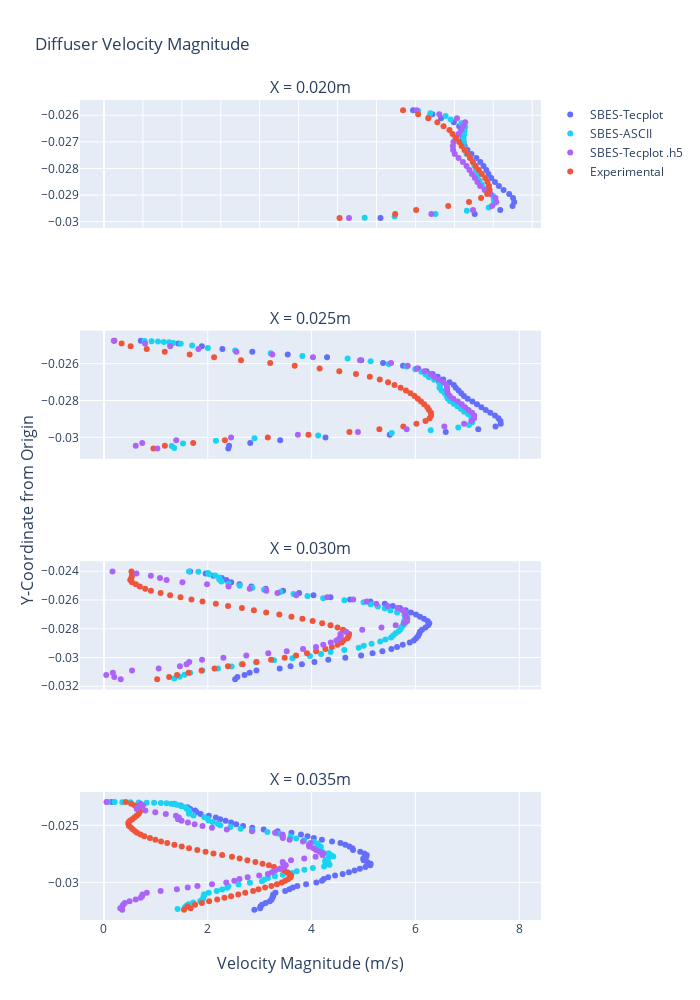

Notebook code for this chart:
### Code cell
color10_16 = ['#636EFA', '#EF553B', '#00CC96', '#AB63FA', '#FFA15A', '#19D3F3', '#FF6692', '#B6E880', '#FF97FF',
              '#FECB52']
fig1 = make_subplots(
    rows=4,
    cols=1,
    shared_xaxes=True,
    x_title="Velocity Magnitude (m/s)",
    y_title="Y-Coordinate from Origin",
    subplot_titles=("X = 0.020m", "X = 0.025m", "X = 0.030m", "X = 0.035m"))

fig1.add_trace(go.Scatter(x=C5_pd["D1"]['Velocity Magnitude Average'],
                          y=C5_pd["D1"]['y-coord'],
                          mode='markers',
                          name='SBES-Tecplot',
                          line=dict(color=color10_16[0])
                          # error_x_array=d4_df['velocity-magnitude_std'],
                          # error_x_array=d1_df['y-coordinate_std']
                          ),
               row=1, col=1)

fig1.add_trace(go.Scatter(x=diff_ascii["D1"]['velocity-magnitude_bin_mean'],
                          y=diff_ascii["D1"]['y-coordinate_bin_mean'],
                          mode='markers',
                          name='SBES-ASCII',
                          line=dict(color=color10_16[5])),
               row=1, col=1)

fig1.add_trace(go.Scatter(x=C5_cas_dat["D1"]['Mean Velocity Magnitude'],
                          y=C5_cas_dat["D1"]['y-coord'],
                          mode='markers',
                          name='SBES-Tecplot .h5',
                          line=dict(color=color10_16[3])),
               row=1, col=1)

fig1.add_trace(go.Scatter(x=C5_Experimental["D1"]['Velocity_Magnitude'],
                          y=C5_Experimental["D1"]['y-coord'],
                          mode='markers',
                          name='Experimental',
                          line=dict(color=color10_16[1])),
               row=1, col=1)


fig1.add_trace(go.Scatter(x=C5_pd["D2"]['Velocity Magnitude Average'],
                          y=C5_pd["D2"]['y-coord'],
                          mode='markers',
                          name='SBES-Tecplot',
                          line=dict(color=color10_16[0]),
                          showlegend=False
                          # error_x_array=d4_df['velocity-magnitude_std'],
                          # error_x_array=d2_df['y-coordinate_std']
                          ),
               row=2, col=1)

fig1.add_trace(go.Scatter(x=diff_ascii["D2"]['velocity-magnitude_bin_mean'],
                          y=diff_ascii["D2"]['y-coordinate_bin_mean'],
                          mode='markers',
                          name='SBES-ASCII',
                          line=dict(color=color10_16[5]),
                          showlegend=False),
               row=2, col=1)

fig1.add_trace(go.Scatter(x=C5_Experimental["D2"]['Velocity_Magnitude'],
                          y=C5_Experimental["D2"]['y-coord'],
                          mode='markers',
                          name='Experimental',
                          line=dict(color=color10_16[1]),
                          showlegend=False),
               row=2, col=1)

fig1.add_trace(go.Scatter(x=C5_cas_dat["D2"]['Mean Velocity Magnitude'],
                          y=C5_cas_dat["D2"]['y-coord'],
                          mode='markers',
                          name='SBES-Tecplot .h5',
                          line=dict(color=color10_16[3]),
                          showlegend=False),
               row=2, col=1)

fig1.add_trace(go.Scatter(x=C5_pd["D3"]['Velocity Magnitude Average'],
                          y=C5_pd["D3"]['y-coord'],
                          mode='markers',
                          name='SBES-Tecplot',
                          line=dict(color=color10_16[0]),
                          showlegend=False
                          # error_x_array=d4_df['velocity-magnitude_std'],
                          # error_x_array=d3_df['y-coordinate_std']
                          ),
               row=3, col=1)

fig1.add_trace(go.Scatter(x=diff_ascii["D3"]['velocity-magnitude_bin_mean'],
                          y=diff_ascii["D3"]['y-coordinate_bin_mean'],
                          mode='markers',
                          name='SBES-ASCII',
                          line=dict(color=color10_16[5]),
                          showlegend=False),
               row=3, col=1)

fig1.add_trace(go.Scatter(x=C5_Experimental["D3"]['Velocity_Magnitude'],
                          y=C5_Experimental["D3"]['y-coord'],
                          mode='markers',
                          name='Experimental',
                          line=dict(color=color10_16[1]),
                          showlegend=False),
               row=3, col=1)

fig1.add_trace(go.Scatter(x=C5_cas_dat["D3"]['Mean Velocity Magnitude'],
                          y=C5_cas_dat["D3"]['y-coord'],
                          mode='markers',
                          name='SBES-Tecplot .h5',
                          line=dict(color=color10_16[3]),
                          showlegend=False),
               row=3, col=1)

fig1.add_trace(go.Scatter(x=C5_pd["D4"]['Velocity Magnitude Average'],
                          y=C5_pd["D4"]['y-coord'],
                          mode='markers',
                          name='SBES-Tecplot',
                          line=dict(color=color10_16[0]),
                          showlegend=False
                          # error_x_array=d4_df['velocity-magnitude_std']
                          # error_x_array=d4_df['y-coordinate_std']
                          ),
               row=4, col=1)

fig1.add_trace(go.Scatter(x=diff_ascii["D4"]['velocity-magnitude_bin_mean'],
                          y=diff_ascii["D4"]['y-coordinate_bin_mean'],
                          mode='markers',
                          name='SBES-ASCII',
                          line=dict(color=color10_16[5]),
                          showlegend=False),
               row=4, col=1)

fig1.add_trace(go.Scatter(x=C5_Experimental["D4"]['Velocity_Magnitude'],
                          y=C5_Experimental["D4"]['y-coord'],
                          mode='markers',
                          name='Experimental',
                          line=dict(color=color10_16[1]),
                          showlegend=False),
               row=4, col=1)

fig1.add_trace(go.Scatter(x=C5_cas_dat["D4"]['Mean Velocity Magnitude'],
                          y=C5_cas_dat["D4"]['y-coord'],
                          mode='markers',
                          name='SBES-Tecplot .h5',
                          line=dict(color=color10_16[3]),
                          showlegend=False),
               row=4, col=1)

fig1.update_layout(height=1000, width=700,
                   title_text="Diffuser Velocity Magnitude",
                   xaxis=dict(
                       tickmode='linear',
                       tick0=0,
                       dtick=0.75
                   ))

fig1.show()
